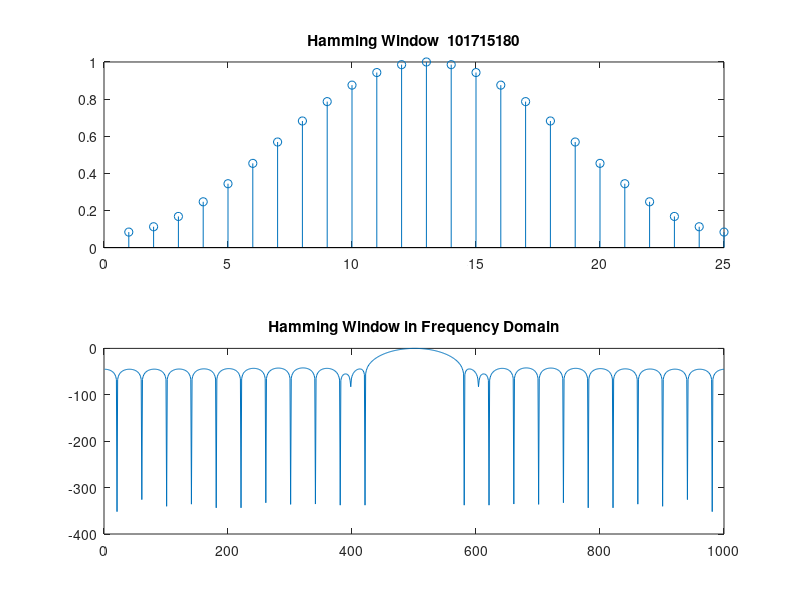

Write the MATLAB code that produced this figure.
clc
clear all
close all
N=25;
l=(N-1)/2;
hamming=zeros(1,(2*l+1));
for i=1:((2*l)+1)
    n=i-(l+1);
    hamming(i)= 0.54+0.46*cos(2*pi*n/N);
    n=n+1;
end
hamming1=fftshift(fft(hamming,1000));
y3=abs(hamming1)/max(hamming1);
hamming2=20*log10(y3);
subplot(2,1,1)
stem(hamming)
title('Hamming Window  101715180')
subplot(2,1,2)
plot(hamming2)
title('Hamming Window in Frequency Domain')
